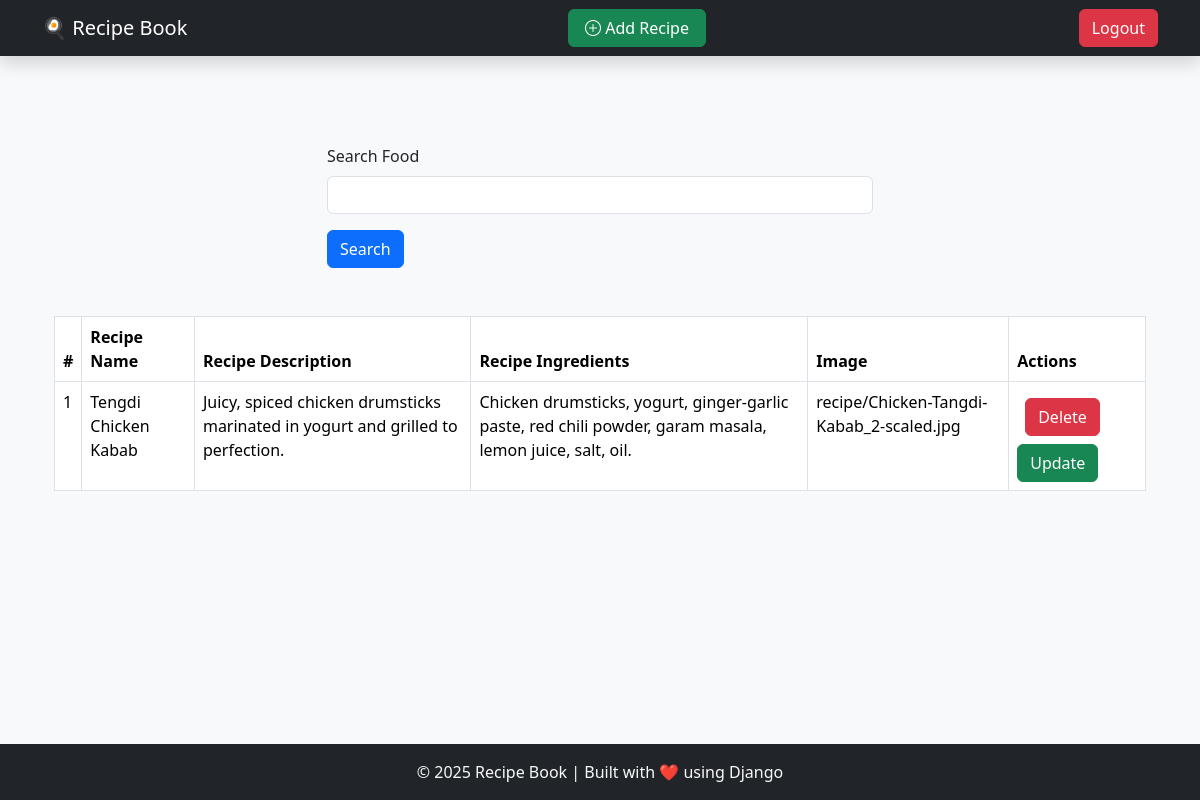
The app's page /display_recipe/ (signed in) with its own data.
### recipes/models.py (models this page shows, shortened)
class Recipe(models.Model):
    user = models.ForeignKey(User, on_delete=models.SET_NULL,null=True,blank=True)
    title = models.CharField(max_length=100)
    description = models.TextField()
    ingredients = models.TextField()
    image = models.ImageField(upload_to="recipe")

### recipes/views.py (the view)
# urls.py: path('display_recipe/',display_recipe,name='display_recipe'),
@login_required(login_url='/login/')
def display_recipe(request):
    recipes = Recipe.objects.all()
    if request.GET.get('search'):
        search_term = request.GET.get('search')
        recipes = recipes.filter(title__icontains=search_term)
    context = {'recipes': recipes}
    return render(request, 'display_recipe.html', context)

### templates/display_recipe.html (shortened to what this page needs)
{% extends "base.html" %}
{% block content %}
    <div class="container mt-5">
        <div class="mt-2 mb-3">
            <div class="mx-auto col-6">
            <form method="get">
            <div class="mb-3">
                <label for="search" class="form-label">Search Food</label>
                <input name="search" type="text" class="form-control" >
            </div>
            <button type="submit" class="btn btn-primary">Search</button>
            </form>
            </div>
        <table class="table table-hover table-bordered mt-5">
            <thead>
            <tr>
                <th scope="col">#</th>
                <th scope="col">Recipe Name</th>
                <th scope="col">Recipe Description</th>
                <th scope="col">Recipe Ingredients</th>
                <th scope="col">Image</th>
                <th scope="col">Actions</th>
            </tr>
            </thead>
            <tbody>
            {% for RO in recipes %}
            <tr>
                <td scope="row">{{forloop.counter}}</td>
                <td>{{RO.title}}</td>
                <td>{{RO.description}}</td>
                <td>{{RO.ingredients}}</td>
                <td>{{RO.image}}</td>
                <td>
                    <a href="/delete_recipe/{{RO.id}}" class="btn btn-danger m-2">Delete</a>
                    <a href="/update_recipe/{{RO.id}}" class="btn btn-success">Update</a>
                </td>
            </tr>
            {% empty %}
            <tr>
                <td colspan="6" class="text-center text-muted">
                    <div class="alert alert-warning">No recipes found.</div>
                </td>
            </tr>
            {% endfor %}
            </tbody>
        </table>
    </div>
{% endblock %}

### records on screen
Recipe: title "Tengdi Chicken Kabab", description "Juicy, spiced chicken drumsticks marinated in yogurt and grilled to perfection.", ingredients "Chicken drumsticks, yogurt, ginger-garlic paste, red chili powder, garam masala, lemon juice, salt, oil.", image "recipe/Chicken-Tangdi-Kabab_2-scaled.jpg"
